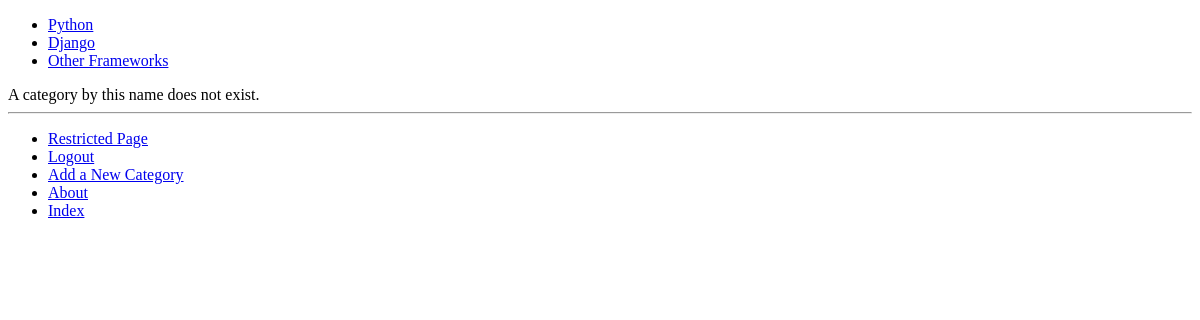
Page /rango/category/python/add_page/ (signed in) on the earlier database version.
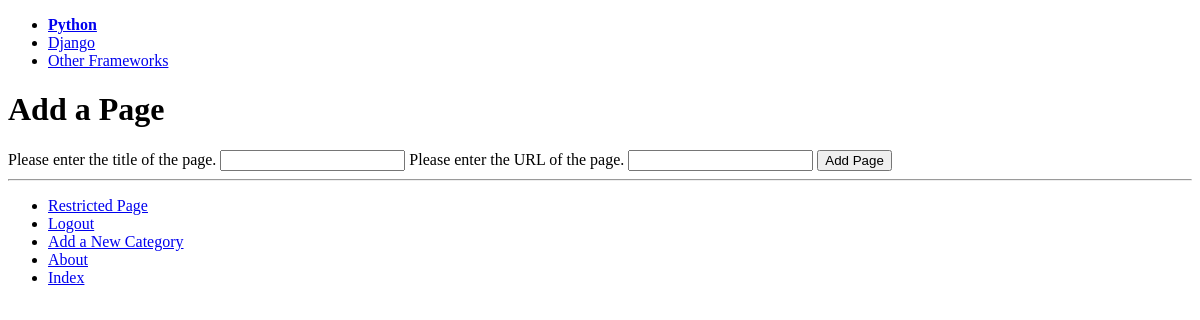
Same page on the later database version.
### rango/models.py (models this page shows, shortened)
class Category(models.Model):
    MAX_FIELD_LENGTH = 128
    MAX_URL_LENGTH = 200
    name = models.CharField(max_length=MAX_FIELD_LENGTH, unique=True)
    views = models.IntegerField(default=0)
    likes = models.IntegerField(default=0)
    slug = models.SlugField(unique=True)
    class Meta:
        verbose_name_plural = 'categories'

### rango/views.py (the view, shortened to what this page needs)
# urls.py: url(r'^category/(?P<category_name_slug>[\w\-]+)/add_page/$',
@login_required
def add_page(request, category_name_slug):
    try:
        category = Category.objects.get(slug=category_name_slug)
    except Category.DoesNotExist:
        category = None
    form = PageForm()
    context_dict = {'form':form, 'category': category}
    return render(request, 'rango/add_page.html', context_dict)

### rango/forms.py (shortened to what this page needs)
class PageForm(forms.ModelForm):
    title = forms.CharField(max_length=Category.MAX_FIELD_LENGTH,
                            help_text="Please enter the title of the page.")
    url = forms.URLField(max_length=Category.MAX_URL_LENGTH,
                         help_text="Please enter the URL of the page.")
    views = forms.IntegerField(widget=forms.HiddenInput(), initial=0)
    class Meta:
        model = Page
        exclude = ('category',)

### rango/templatetags/rango_template_tags.py (called while the page is built)
@register.inclusion_tag('rango/cats.html')
def get_category_list(cat=None):
    return {'cats': Category.objects.all(),
            'act_cat': cat}

### templates/rango/add_page.html (shortened to what this page needs)
{% extends 'rango/base.html' %}
{% block body_block %}
            {% if category %}
    <h1>Add a Page</h1>
    <div>
        <form id="page_form" method="post" action="{% url 'add_page' category.slug %}">
                {% for field in form.visible_fields %}
                    {{ field.help_text }}
                    {{ field }}
                {% endfor %}
            <input type="submit" name="submit" value="Add Page" />
        </form>
            {% else %}
                A category by this name does not exist.
            {% endif %}
    </div>
{% endblock %}

### templates/rango/cats.html
<ul>
    {% if cats %}
        {% for c in cats %}
            {% if c == act_cat %}
                <li>
                <strong>
                        <a href="{% url 'show_category' c.slug %}">{{ c.name }}</a>
                </strong>
                </li>
            {% else %}
                <li>
                    <a href="{% url 'show_category' c.slug %}">{{ c.name }}</a>
                </li>
            {% endif %}
        {% endfor %}
    {% else %}
        <li><strong>There are no categories present.</strong></li>
    {% endif %}
</ul>

Differences in the rows shown:
changed Category "Python": slug empty → "python" (drawn)
Other differences:
form field submit: (not shown) → "Add Page"
text no longer shown: "A category by this name does not exist."
text now shown: "Add a Page"
new list line: "Please enter the title of the page. "
new list line: "Please enter the URL of the page. "
